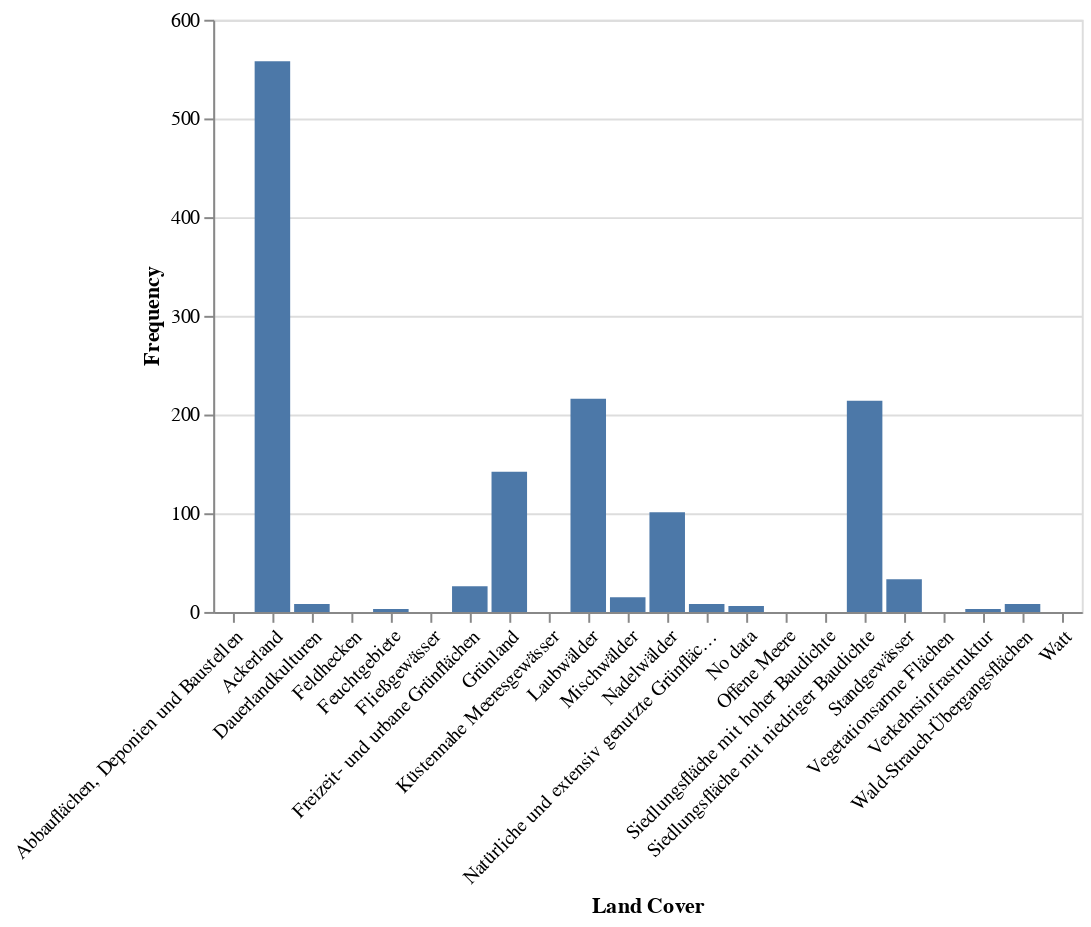

Here is the notebook cell this chart was saved with:
### Code cell
#Request the plot from Geo Engine
plot_canis_lupus = workflow_canis_lupus_full.plot_chart(
    ge.QueryRectangle(
        ge.BoundingBox2D(5.852490, 47.271121, 15.022059, 55.065334),
        ge.TimeInterval(start_time, end_time),
        resolution=ge.SpatialResolution(0.1, 0.1),
        srs="EPSG:4326"
    )
)

#Show the plot
alt.Chart.from_dict(plot_canis_lupus.spec)

### Figure 1 — Vega-Lite specification as saved in the notebook (floating-point values rounded to 4 significant figures)
{"config": {"view": {"continuousWidth": 300, "continuousHeight": 300}}, "data": {"name": "data-ab71aa8d972a1aecdfe67bdb2259acc5"}, "mark": "bar", "encoding": {"x": {"axis": {"labelAngle": -45}, "field": "Land Cover", "type": "nominal"}, "y": {"field": "Frequency", "type": "quantitative"}}, "width": "container", "$schema": "https://vega.github.io/schema/vega-lite/v5.json", "datasets": {"data-ab71aa8d972a1aecdfe67bdb2259acc5": [{"Frequency": 0, "Land Cover": "Abbauflächen, Deponien und Baustellen"}, {"Frequency": 558, "Land Cover": "Ackerland"}, {"Frequency": 8, "Land Cover": "Dauerlandkulturen"}, {"Frequency": 0, "Land Cover": "Feldhecken"}, {"Frequency": 3, "Land Cover": "Feuchtgebiete"}, {"Frequency": 0, "Land Cover": "Fließgewässer"}, {"Frequency": 26, "Land Cover": "Freizeit- und urbane Grünflächen"}, {"Frequency": 142, "Land Cover": "Grünland"}, {"Frequency": 0, "Land Cover": "Küstennahe Meeresgewässer"}, {"Frequency": 216, "Land Cover": "Laubwälder"}, {"Frequency": 15, "Land Cover": "Mischwälder"}, {"Frequency": 101, "Land Cover": "Nadelwälder"}, {"Frequency": 8, "Land Cover": "Natürliche und extensiv genutzte Grünflächen"}, {"Frequency": 6, "Land Cover": "No data"}, {"Frequency": 0, "Land Cover": "Offene Meere"}, {"Frequency": 0, "Land Cover": "Siedlungsfläche mit hoher Baudichte"}, {"Frequency": 214, "Land Cover": "Siedlungsfläche mit niedriger Baudichte"}, {"Frequency": 33, "Land Cover": "Standgewässer"}, {"Frequency": 0, "Land Cover": "Vegetationsarme Flächen"}, {"Frequency": 3, "Land Cover": "Verkehrsinfrastruktur"}, {"Frequency": 8, "Land Cover": "Wald-Strauch-Übergangsflächen"}, {"Frequency": 0, "Land Cover": "Watt"}]}}
